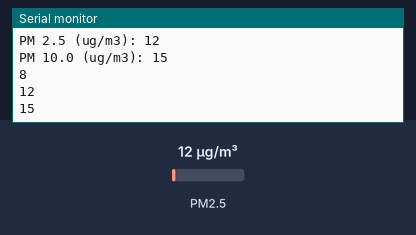
Simulated run of this program. Board: ESP32. Parts: the last lines printed to the serial monitor. The inputs (shaded band) are chosen by the test bench; at power-on: PM2.5 12 µg/m³.

Above: at 2.8 s.
2.9 s: PM2.5 set to 6 µg/m³
At 3.5 s:
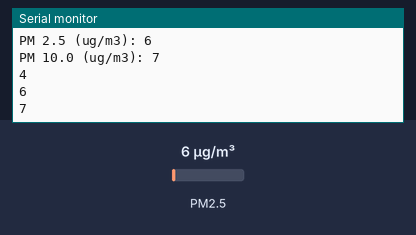
4.4 s: PM2.5 set to 75 µg/m³
At 5.8 s:
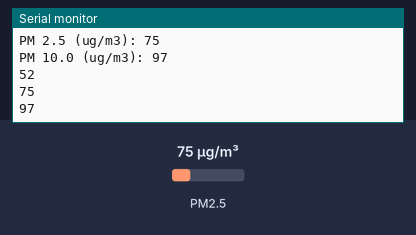
Timing chart, 0 to 7.4 s (numbered marks = the images above; inputs shaded):
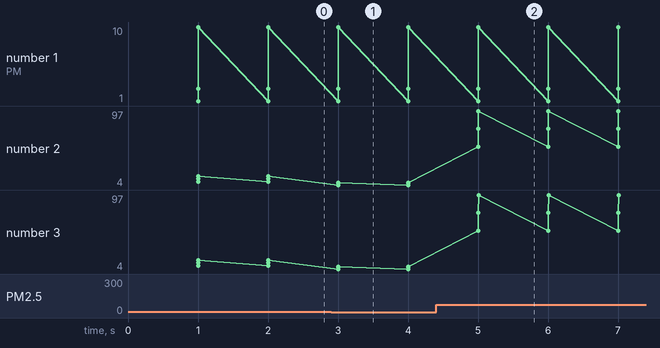

Measured:
- after the input at 2.9 s, the serial monitor: prints a new line after 0.10 s (image 1)
- after the input at 4.4 s, the serial monitor: prints a new line after 0.60 s (image 2)
- plotted number 2: 15 → 7 after the input at 2.9 s, 7 → 97 after the input at 4.4 s
- plotted number 3: 15 → 7 after the input at 2.9 s, 7 → 97 after the input at 4.4 s

The program:

main.cpp
```cpp
#include <Arduino.h>
#include "PMS.h"
#include <HardwareSerial.h>
#include <Wire.h>
PMS pms(Serial2);
PMS::DATA data;

void setup()
{
  Serial.begin(9600);
  Serial2.begin(9600);
}

void loop()
{

  if (pms.read(data))
  {
    Serial.print("PM 1.0 (ug/m3): ");
    Serial.println(data.PM_AE_UG_1_0);

    Serial.print("PM 2.5 (ug/m3): ");
    Serial.println(data.PM_AE_UG_2_5);

    Serial.print("PM 10.0 (ug/m3): ");
    Serial.println(data.PM_AE_UG_10_0);
    Serial.println(data.PM_SP_UG_1_0);
    Serial.println(data.PM_SP_UG_2_5);
    Serial.println(data.PM_SP_UG_10_0);

    Serial.println();
  }
}
```
